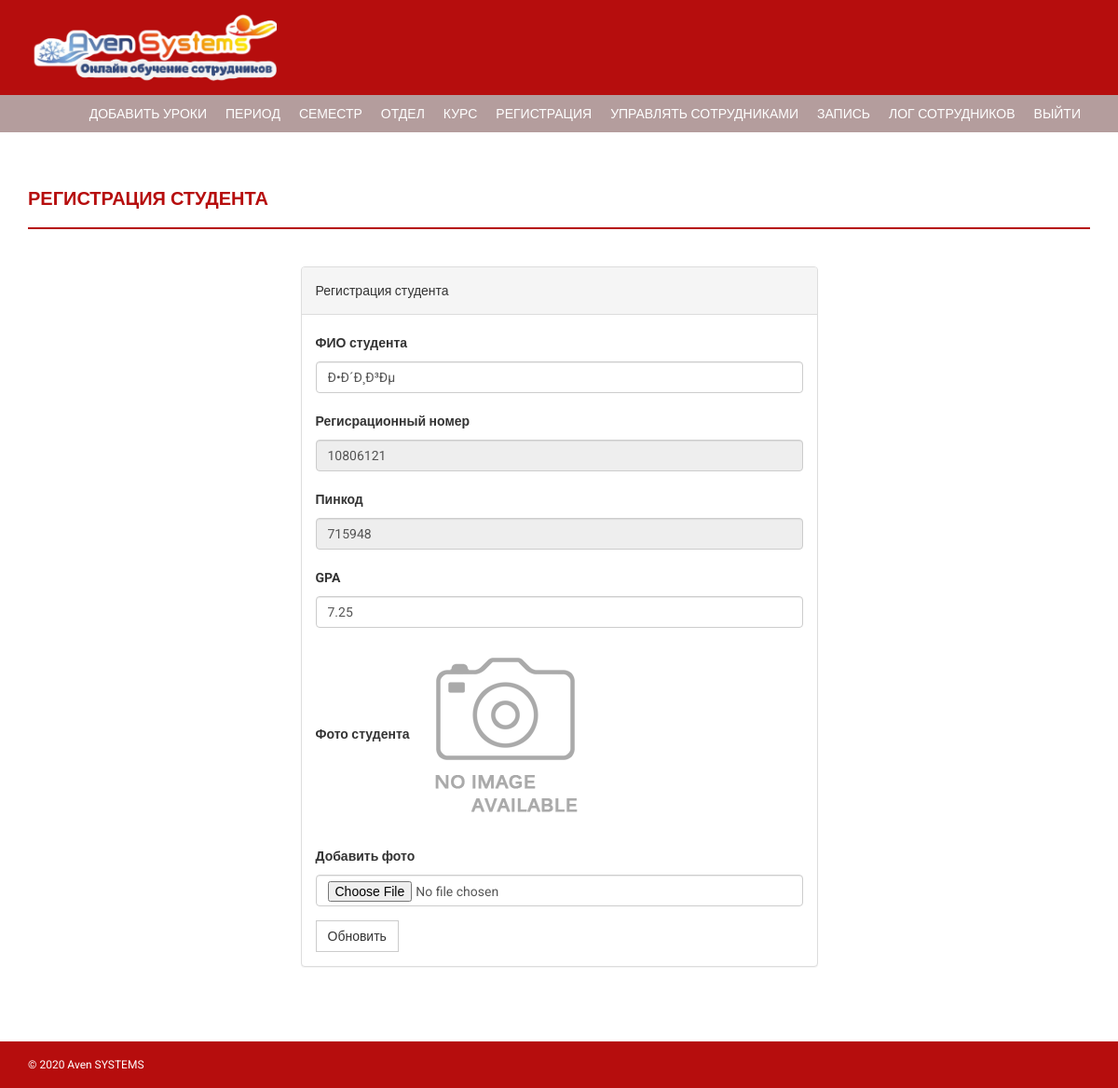
Page /onlinecourse/admin/edit-student-profile.php?id=10806121 (signed in) on the committed database.
### tables this page shows
CREATE TABLE `students` (
  `StudentRegno` varchar(255) NOT NULL,
  `studentPhoto` varchar(255) DEFAULT NULL,
  `password` varchar(255) DEFAULT NULL,
  `studentName` varchar(255) DEFAULT NULL,
  `pincode` varchar(255) DEFAULT NULL,
  `session` varchar(255) DEFAULT NULL,
  `department` varchar(255) DEFAULT NULL,
  `semester` varchar(255) DEFAULT NULL,
  `cgpa` decimal(10,2) DEFAULT NULL,
  `creationdate` timestamp NULL DEFAULT CURRENT_TIMESTAMP,
  `updationDate` varchar(255) DEFAULT NULL
);

### onlinecourse/admin/edit-student-profile.php (the view, shortened to what this page needs)
<?php
if(strlen($_SESSION['login'])==0)
    {
header('location:index.php');
}
else{
?>
<!DOCTYPE html>
<html xmlns="http://www.w3.org/1999/xhtml">
<head>
    <link href="assets/css/bootstrap.css" rel="stylesheet" />
    <link href="assets/css/font-awesome.css" rel="stylesheet" />
    <link href="assets/css/style.css" rel="stylesheet" />
</head>
<body>
<?php include('includes/header.php');?>
<?php if($_SESSION['login']!="")
{
 include('includes/menubar.php');
}
 ?>
    <div class="content-wrapper">
        <div class="container">
              <div class="row">
                    <div class="col-md-12">
                        <h1 class="page-head-line">Регистрация Студента  </h1>
                    </div>
                </div>
                <div class="row" >
                  <div class="col-md-3"></div>
                    <div class="col-md-6">
                        <div class="panel panel-default">
                        <div class="panel-heading">
                          Регистрация студента
                        </div>
<?php
$regid=intval($_GET['id']);
$sql=mysqli_query($con,"select * from students where StudentRegno='$regid'");
while($row=mysqli_fetch_array($sql))
{ ?>
                        <div class="panel-body">
                       <form name="dept" method="post" enctype="multipart/form-data">
   <div class="form-group">
    <label for="studentname">ФИО студента  </label>
    <input type="text" class="form-control" id="studentname" name="studentname" value="<?php echo htmlentities($row['studentName']);?>"  />
  </div>
 <div class="form-group">
    <label for="studentregno">Регисрационный номер   </label>
    <input type="text" class="form-control" id="studentregno" name="studentregno" value="<?php echo htmlentities($row['StudentRegno']);?>"  placeholder="Student Reg no" readonly />
  </div>
<div class="form-group">
    <label for="Pincode">Пинкод </label>
    <input type="text" class="form-control" id="Pincode" name="Pincode" readonly value="<?php echo htmlentities($row['pincode']);?>" required />
  </div>
<div class="form-group">
    <label for="CGPA">GPA  </label>
    <input type="text" class="form-control" id="cgpa" name="cgpa"  value="<?php echo htmlentities($row['cgpa']);?>" required />
  </div>
<div class="form-group">
    <label for="studentphoto">Фото студента  </label>
   <?php if($row['studentPhoto']==""){ ?>
   <img src="../studentphoto/noimage.png" width="200" height="200"><?php } else {?>
   <img src="../studentphoto/<?php echo htmlentities($row['studentPhoto']);?>" width="200" height="200">
   <?php } ?>
  </div>
<div class="form-group">
    <label for="studentphoto">Добавить фото  </label>
    <input type="file" class="form-control" id="photo" name="photo"  value="<?php echo htmlentities($row['studentPhoto']);?>" />
  </div>
  <?php } ?>
 <button type="submit" name="submit" id="submit" class="btn btn-default">Обновить</button>
</form>
                            </div>
                            </div>
                    </div>
                </div>
            </div>
        </div>
  <?php include('includes/footer.php');?>
</body>
</html>
<?php } ?>

### onlinecourse/admin/assets/css/style.css (style rules this page uses)
body { font-family: 'Roboto', sans-serif; line-height: 30px; }
.content-wrapper { margin-top: 40px; min-height: 600px; padding-bottom: 60px; }
.page-head-line { font-weight: 900; padding-bottom: 20px; border-bottom: 2px solid #b60d0d; text-transform: uppercase; color: #b60d0d; font-size: 20px; margin-bottom: 40px; }
.btn { border-radius: 0px; -webkit-border-radius: 0px; -moz-border-radius: 0px; }

### rows in the picture
students: studentname "Ð•Ð´Ð¸Ð³Ðµ", studentregno "10806121", Pincode "715948", cgpa "7.25"
